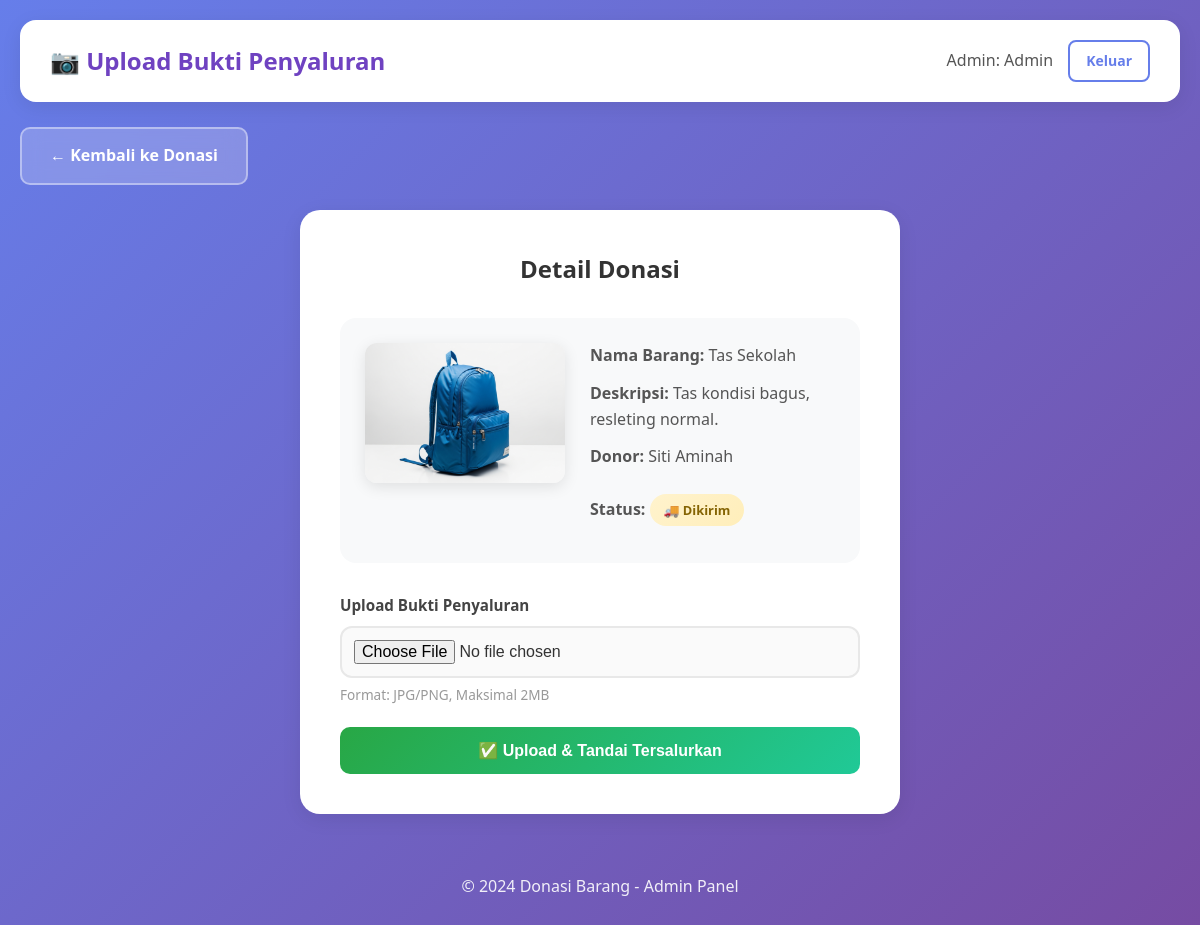
The page /admin_upload_bukti.php?id=2 (signed in) on the database its author committed.
### tables this page shows
CREATE TABLE donasi (
    id INT AUTO_INCREMENT PRIMARY KEY,
    user_id INT,
    nama_barang VARCHAR(150),
    deskripsi TEXT,
    foto VARCHAR(255),
    bukti_penyaluran VARCHAR(255) DEFAULT NULL,
    status ENUM('tersedia','dikirim','tersalurkan') DEFAULT 'tersedia',
    tanggal TIMESTAMP DEFAULT CURRENT_TIMESTAMP,
    FOREIGN KEY (user_id) REFERENCES users(id) ON DELETE CASCADE
);

CREATE TABLE users (
    id INT AUTO_INCREMENT PRIMARY KEY,
    nama VARCHAR(100),
    email VARCHAR(100) UNIQUE,
    password VARCHAR(255),
    role ENUM('user','admin') DEFAULT 'user'
);

### db.php (called while the page is built, shortened)
<?php
function db_query($conn, $query) {
    return mysqli_query($conn, $query);
}
function db_fetch($result) {
    return mysqli_fetch_assoc($result);
}
?>

### admin_upload_bukti.php (the view, shortened to what this page needs)
<?php
require_once 'db.php';
$id = (int)$_GET['id'];
$query = "SELECT d.*, u.nama as user_nama FROM donasi d JOIN users u ON d.user_id = u.id WHERE d.id = $id";
$result = db_query($conn, $query);
$donasi = db_fetch($result);
?>
<!DOCTYPE html>
<html lang="id">
<head>
    <link rel="stylesheet" href="style.css">
</head>
<body>
    <div class="container">
        <header class="dashboard-header admin-header">
            <div class="header-left">
                <h1>📷 Upload Bukti Penyaluran</h1>
            </div>
            <div class="user-info">
                <span class="user-name">Admin: <?php echo htmlspecialchars($_SESSION['admin_nama']); ?></span>
                <a href="admin_logout.php" class="btn btn-outline btn-sm">Keluar</a>
            </div>
        </header>
        <nav class="dashboard-nav">
            <a href="admin_donasi.php" class="btn btn-secondary">← Kembali ke Donasi</a>
        </nav>
        <section class="form-section">
            <h2>Detail Donasi</h2>
            <div class="donasi-preview">
                <div class="preview-grid">
                    <div class="preview-image">
                        <?php if ($donasi['foto'] && file_exists('uploads/' . $donasi['foto'])): ?>
                            <img src="uploads/<?php echo htmlspecialchars($donasi['foto']); ?>" alt="Foto Barang">
                        <?php else: ?>
                            <div class="no-image">📦</div>
                        <?php endif; ?>
                    </div>
                    <div class="preview-info">
                        <p><strong>Nama Barang:</strong> <?php echo htmlspecialchars($donasi['nama_barang']); ?></p>
                        <p><strong>Deskripsi:</strong> <?php echo htmlspecialchars($donasi['deskripsi']); ?></p>
                        <p><strong>Donor:</strong> <?php echo htmlspecialchars($donasi['user_nama']); ?></p>
                        <p><strong>Status:</strong>
                            <span class="status-badge status-<?php echo $donasi['status']; ?>">
                                <?php
                                if ($donasi['status'] == 'tersedia') echo '📦 Tersedia';
                                elseif ($donasi['status'] == 'dikirim') echo '🚚 Dikirim';
                                else echo '✅ Tersalurkan';
                                ?>
                            </span>
                        </p>
                    </div>
                </div>
            </div>
            <form method="POST" action="" enctype="multipart/form-data" class="donation-form">
                <div class="form-group">
                    <label for="bukti">Upload Bukti Penyaluran</label>
                    <input type="file" id="bukti" name="bukti" accept=".jpg,.jpeg,.png" required>
                    <small>Format: JPG/PNG, Maksimal 2MB</small>
                </div>
                <button type="submit" class="btn btn-success btn-block">✅ Upload & Tandai Tersalurkan</button>
            </form>
        </section>
        <footer class="footer">
            <p>&copy; 2024 Donasi Barang - Admin Panel</p>
        </footer>
    </div>
</body>
</html>

### style.css (style rules this page uses)
* { margin: 0; padding: 0; box-sizing: border-box; }
body { font-family: 'Segoe UI', Tahoma, Geneva, Verdana, sans-serif; background: linear-gradient(135deg, #667eea 0%, #764ba2 100%); min-height: 100vh; color: #333; line-height: 1.6; }
.container { max-width: 1200px; margin: 0 auto; padding: 20px; }
.btn { display: inline-block; padding: 14px 28px; border: none; border-radius: 10px; cursor: pointer; text-decoration: none; font-size: 1rem; font-weight: 600; transition: all 0.3s ease; text-align: center; }
.btn-secondary { background: rgba(255,255,255,0.2); color: white; border: 2px solid rgba(255,255,255,0.4); backdrop-filter: blur(10px); }
.btn-success { background: linear-gradient(135deg, #28a745 0%, #20c997 100%); color: white; }
.btn-outline { background: transparent; color: #667eea; border: 2px solid #667eea; }
.btn-block { display: block; width: 100%; }
.btn-sm { padding: 8px 16px; font-size: 0.875rem; border-radius: 8px; }
.footer { text-align: center; padding: 30px; color: white; opacity: 0.9; }
.form-group { margin-bottom: 22px; }
.form-group label { display: block; margin-bottom: 8px; color: #444; font-weight: 600; font-size: 0.95rem; }
.form-group input, .form-group textarea, .form-group select { width: 100%; padding: 14px 18px; border: 2px solid #e8e8e8; border-radius: 12px; font-size: 1rem; transition: all 0.3s ease; background: #fafafa; }
.form-group input[type="file"] { padding: 12px; cursor: pointer; }
.form-group small { display: block; margin-top: 6px; color: #999; font-size: 0.85rem; }
.dashboard-header { display: flex; justify-content: space-between; align-items: center; background: white; padding: 20px 30px; border-radius: 16px; margin-bottom: 25px; box-shadow: 0 5px 20px rgba(0, 0, 0, 0.08); flex-wrap: wrap; gap: 15px; }
.header-left h1 { color: #333; font-size: 1.5rem; }
.admin-header .header-left h1 { color: #6f42c1; }
.user-info { display: flex; align-items: center; gap: 15px; }
.user-name { color: #555; font-weight: 500; }
.dashboard-nav { display: flex; gap: 12px; flex-wrap: wrap; margin-bottom: 25px; }
.status-badge { display: inline-block; padding: 6px 14px; border-radius: 25px; font-size: 0.8rem; font-weight: 600; margin-top: 12px; }
.status-dikirim { background: linear-gradient(135deg, #fff3cd 0%, #ffeeba 100%); color: #856404; }
.form-section { background: white; padding: 40px; border-radius: 20px; box-shadow: 0 5px 20px rgba(0, 0, 0, 0.08); margin-bottom: 30px; max-width: 600px; margin-left: auto; margin-right: auto; }
.form-section h2 { color: #333; margin-bottom: 30px; text-align: center; }
.donasi-preview { background: #f8f9fa; padding: 25px; border-radius: 16px; margin-bottom: 30px; }
.preview-grid { display: grid; grid-template-columns: 200px 1fr; gap: 25px; }
.preview-image img { width: 100%; border-radius: 12px; box-shadow: 0 4px 15px rgba(0, 0, 0, 0.1); }
.preview-info p { margin-bottom: 12px; color: #555; }

### rows shown on the page
donasi: foto (picture), nama_barang "Tas Sekolah", deskripsi "Tas kondisi bagus, resleting normal.", user.nama "Siti Aminah"

### other values the page prints
$_SESSION['admin_nama'] "Admin"
